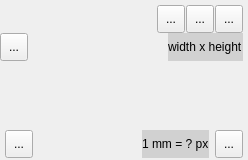
<?xml version="1.0" encoding="UTF-8"?>
<ui version="4.0">
 <class>ThumbnailGUI</class>
 <widget class="QWidget" name="ThumbnailGUI">
  <property name="geometry">
   <rect>
    <x>0</x>
    <y>0</y>
    <width>248</width>
    <height>160</height>
   </rect>
  </property>
  <property name="sizePolicy">
   <sizepolicy hsizetype="Fixed" vsizetype="Fixed">
    <horstretch>0</horstretch>
    <verstretch>0</verstretch>
   </sizepolicy>
  </property>
  <property name="minimumSize">
   <size>
    <width>248</width>
    <height>160</height>
   </size>
  </property>
  <property name="maximumSize">
   <size>
    <width>248</width>
    <height>160</height>
   </size>
  </property>
  <property name="windowTitle">
   <string>Form</string>
  </property>
  <layout class="QVBoxLayout" name="verticalLayout">
   <property name="spacing">
    <number>0</number>
   </property>
   <property name="leftMargin">
    <number>0</number>
   </property>
   <property name="topMargin">
    <number>0</number>
   </property>
   <property name="rightMargin">
    <number>0</number>
   </property>
   <property name="bottomMargin">
    <number>0</number>
   </property>
   <item>
    <layout class="QGridLayout" name="gridLayout">
     <property name="topMargin">
      <number>0</number>
     </property>
     <property name="bottomMargin">
      <number>0</number>
     </property>
     <item row="0" column="0">
      <layout class="QHBoxLayout" name="horizontalLayout">
       <property name="spacing">
        <number>1</number>
       </property>
       <property name="leftMargin">
        <number>5</number>
       </property>
       <property name="topMargin">
        <number>5</number>
       </property>
       <property name="rightMargin">
        <number>5</number>
       </property>
       <property name="bottomMargin">
        <number>0</number>
       </property>
       <item alignment="Qt::AlignTop">
        <widget class="QLabel" name="lblApprovalInfo">
         <property name="minimumSize">
          <size>
           <width>40</width>
           <height>0</height>
          </size>
         </property>
         <property name="maximumSize">
          <size>
           <width>16777215</width>
           <height>16</height>
          </size>
         </property>
         <property name="font">
          <font>
           <pointsize>8</pointsize>
          </font>
         </property>
         <property name="text">
          <string/>
         </property>
        </widget>
       </item>
       <item>
        <spacer name="horizontalSpacer">
         <property name="orientation">
          <enum>Qt::Horizontal</enum>
         </property>
         <property name="sizeHint" stdset="0">
          <size>
           <width>40</width>
           <height>20</height>
          </size>
         </property>
        </spacer>
       </item>
       <item>
        <widget class="QToolButton" name="tbtnRotateCCW">
         <property name="minimumSize">
          <size>
           <width>28</width>
           <height>28</height>
          </size>
         </property>
         <property name="toolTip">
          <string>Rotate counterclockwise</string>
         </property>
         <property name="text">
          <string>...</string>
         </property>
         <property name="iconSize">
          <size>
           <width>20</width>
           <height>20</height>
          </size>
         </property>
        </widget>
       </item>
       <item>
        <widget class="QToolButton" name="tbtnRotateCW">
         <property name="sizePolicy">
          <sizepolicy hsizetype="Minimum" vsizetype="Minimum">
           <horstretch>0</horstretch>
           <verstretch>0</verstretch>
          </sizepolicy>
         </property>
         <property name="minimumSize">
          <size>
           <width>28</width>
           <height>28</height>
          </size>
         </property>
         <property name="maximumSize">
          <size>
           <width>28</width>
           <height>28</height>
          </size>
         </property>
         <property name="toolTip">
          <string>Rotate clockwise</string>
         </property>
         <property name="text">
          <string>...</string>
         </property>
         <property name="iconSize">
          <size>
           <width>20</width>
           <height>20</height>
          </size>
         </property>
        </widget>
       </item>
       <item>
        <widget class="QToolButton" name="tbtnResize">
         <property name="minimumSize">
          <size>
           <width>28</width>
           <height>28</height>
          </size>
         </property>
         <property name="toolTip">
          <string>Resize…</string>
         </property>
         <property name="text">
          <string>...</string>
         </property>
         <property name="iconSize">
          <size>
           <width>20</width>
           <height>20</height>
          </size>
         </property>
        </widget>
       </item>
      </layout>
     </item>
     <item row="1" column="0">
      <layout class="QHBoxLayout" name="horizontalLayout_3">
       <property name="topMargin">
        <number>0</number>
       </property>
       <property name="rightMargin">
        <number>5</number>
       </property>
       <item>
        <widget class="QToolButton" name="tbtnDelete">
         <property name="minimumSize">
          <size>
           <width>28</width>
           <height>28</height>
          </size>
         </property>
         <property name="toolTip">
          <string>Delete photo from project</string>
         </property>
         <property name="text">
          <string>...</string>
         </property>
         <property name="iconSize">
          <size>
           <width>20</width>
           <height>20</height>
          </size>
         </property>
        </widget>
       </item>
       <item>
        <spacer name="horizontalSpacer_3">
         <property name="orientation">
          <enum>Qt::Horizontal</enum>
         </property>
         <property name="sizeHint" stdset="0">
          <size>
           <width>40</width>
           <height>20</height>
          </size>
         </property>
        </spacer>
       </item>
       <item>
        <widget class="QLabel" name="lblImgSize">
         <property name="styleSheet">
          <string notr="true">background-color: rgba(200, 200, 200, 200)</string>
         </property>
         <property name="text">
          <string>width x height</string>
         </property>
        </widget>
       </item>
      </layout>
     </item>
    </layout>
   </item>
   <item>
    <spacer name="verticalSpacer">
     <property name="orientation">
      <enum>Qt::Vertical</enum>
     </property>
     <property name="sizeHint" stdset="0">
      <size>
       <width>20</width>
       <height>40</height>
      </size>
     </property>
    </spacer>
   </item>
   <item>
    <layout class="QHBoxLayout" name="horizontalLayout_2">
     <property name="spacing">
      <number>6</number>
     </property>
     <property name="leftMargin">
      <number>5</number>
     </property>
     <property name="rightMargin">
      <number>5</number>
     </property>
     <property name="bottomMargin">
      <number>2</number>
     </property>
     <item>
      <widget class="QToolButton" name="tbtnSave">
       <property name="minimumSize">
        <size>
         <width>28</width>
         <height>28</height>
        </size>
       </property>
       <property name="toolTip">
        <string>Save changes</string>
       </property>
       <property name="text">
        <string>...</string>
       </property>
       <property name="iconSize">
        <size>
         <width>20</width>
         <height>20</height>
        </size>
       </property>
      </widget>
     </item>
     <item>
      <spacer name="horizontalSpacer_2">
       <property name="orientation">
        <enum>Qt::Horizontal</enum>
       </property>
       <property name="sizeHint" stdset="0">
        <size>
         <width>40</width>
         <height>20</height>
        </size>
       </property>
      </spacer>
     </item>
     <item>
      <widget class="QLabel" name="lblResolution">
       <property name="styleSheet">
        <string notr="true">background-color: rgba(200, 200, 200, 200)</string>
       </property>
       <property name="text">
        <string>1 mm = ? px</string>
       </property>
      </widget>
     </item>
     <item>
      <widget class="QToolButton" name="tbtnSetResolution">
       <property name="minimumSize">
        <size>
         <width>28</width>
         <height>28</height>
        </size>
       </property>
       <property name="toolTip">
        <string>Set scale…</string>
       </property>
       <property name="text">
        <string>...</string>
       </property>
       <property name="iconSize">
        <size>
         <width>20</width>
         <height>20</height>
        </size>
       </property>
      </widget>
     </item>
    </layout>
   </item>
  </layout>
 </widget>
 <resources/>
 <connections/>
</ui>
